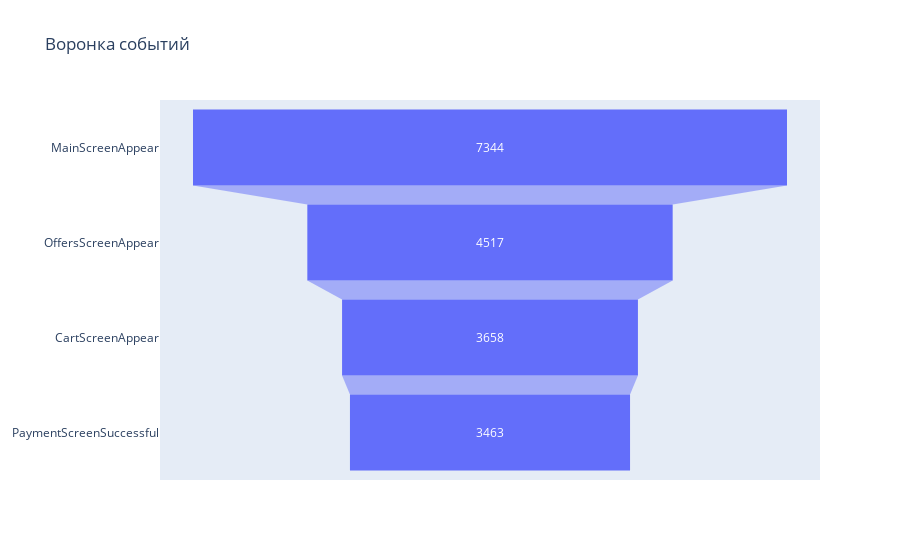

Notebook source saved alongside this figure:
### Markdown cell above
Визуализируем воронку

### Code cell
# строим график
fig = go.Figure(go.Funnel(
    y = list(funnel.index.values),
    x = funnel['user_id_cnt'].tolist()))
fig.update_layout(title="Воронка событий")
fig.show()

### Figure 1 — Plotly figure (JSON) as saved in the notebook; plotly's stock layout.template omitted (floating-point values rounded to 4 significant figures)
{"data": [{"type": "funnel", "x": [7344, 4517, 3658, 3463], "y": ["MainScreenAppear", "OffersScreenAppear", "CartScreenAppear", "PaymentScreenSuccessful"]}], "layout": {"title": {"text": "Воронка событий"}}}
